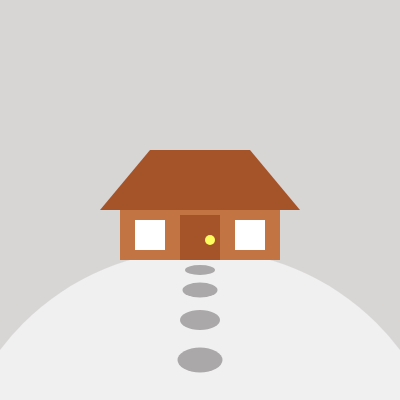
Frame 1 (no input)
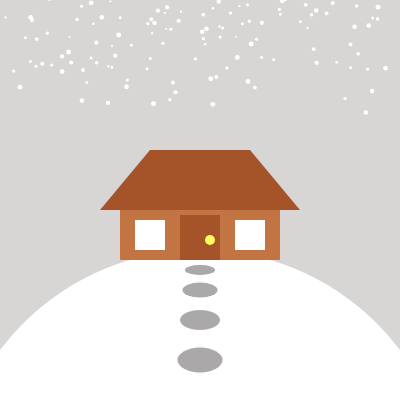
Frame 60 (no input)
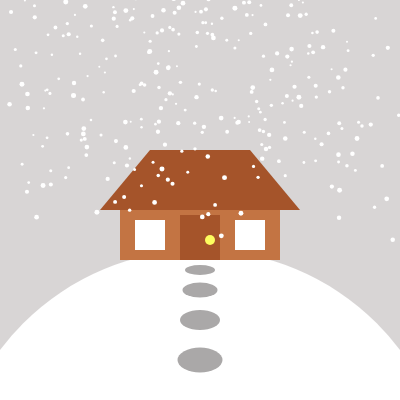
Frame 120 (the mouse pressed at the canvas centre since frame 60)

The p5.js sketch that drew these frames (run headless with seeded random() and noise() and a simulated clock; from frame 60 on, the mouse is pressed at the canvas centre):

// p5.js sketch
// ── sketch.js

let x = 10; 
let y = 30;
let snowflakes = []; // array to hold snowflake objects

function setup() {
  createCanvas(400, 400);
  fill(240);
  noStroke();
}


function draw() {
  

  
  background('rgb(216,213,213)');
  let t = frameCount / 60; // update time
  circle(200,500,500)

  // create a random number of snowflakes each frame
  for (let i = 0; i < random(5); i++) {
    snowflakes.push(new snowflake()); // append snowflake object
  }
  
 fill('rgb(195,116,67)')
rect(120,200, 160,60)
        fill('rgb(165,84,42)')
   quad(150, 150, 100, 210, 300, 210, 250, 150)
  fill('rgb(170,168,168)')
  
  ellipse(200, 270, y, x )
  ellipse(200, 290, y + 5, x +5)
  ellipse(200, 320, y + 10, x + 10)
  ellipse(200, 360, y + 15, x + 15)
  
  fill('rgb(165,84,42)')
  rect(180, 215, 40, 45)
 
  fill('rgb(253,253,95)')
  circle(210, 240, 10)

  fill('white')
  square(235, 220, 30)
  square( 135, 220, 30)
fill('white')
  // loop through snowflakes with a for..of loop
  for (let flake of snowflakes) {
    flake.update(t); // update snowflake position
    flake.display(); // draw snowflake
  }

}

// snowflake class
function snowflake() {
  // initialize coordinates
  this.posX = 0;
  this.posY = random(-50, 0);
  this.initialangle = random(0, 2 * PI);
  this.size = random(2, 5);

  // radius of snowflake spiral
  // chosen so the snowflakes are uniformly spread out in area
  this.radius = sqrt(random(pow(width / 2, 2)));

  this.update = function(time) {
    // x position follows a circle
    let w = 0.6; // angular speed
    let angle = w * time + this.initialangle;
    this.posX = width / 2 + this.radius * sin(angle);

    // different size snowflakes fall at slightly different y speeds
    this.posY += pow(this.size, 0.5);

    // delete snowflake if past end of screen
    if (this.posY > height) {
      let index = snowflakes.indexOf(this);
      snowflakes.splice(index, 1);
    }
  };

  this.display = function() {
    ellipse(this.posX, this.posY, this.size);
  };
}
